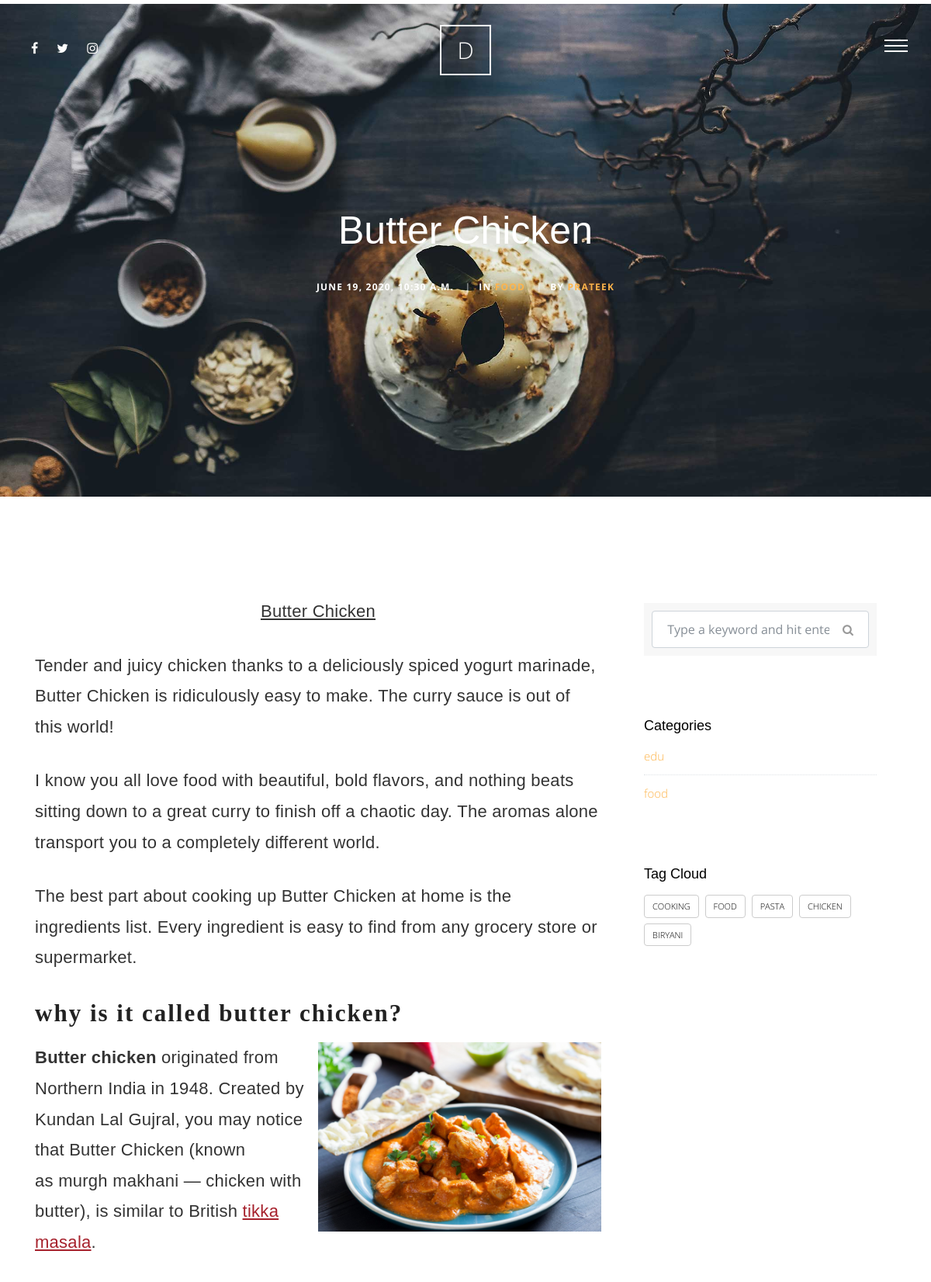
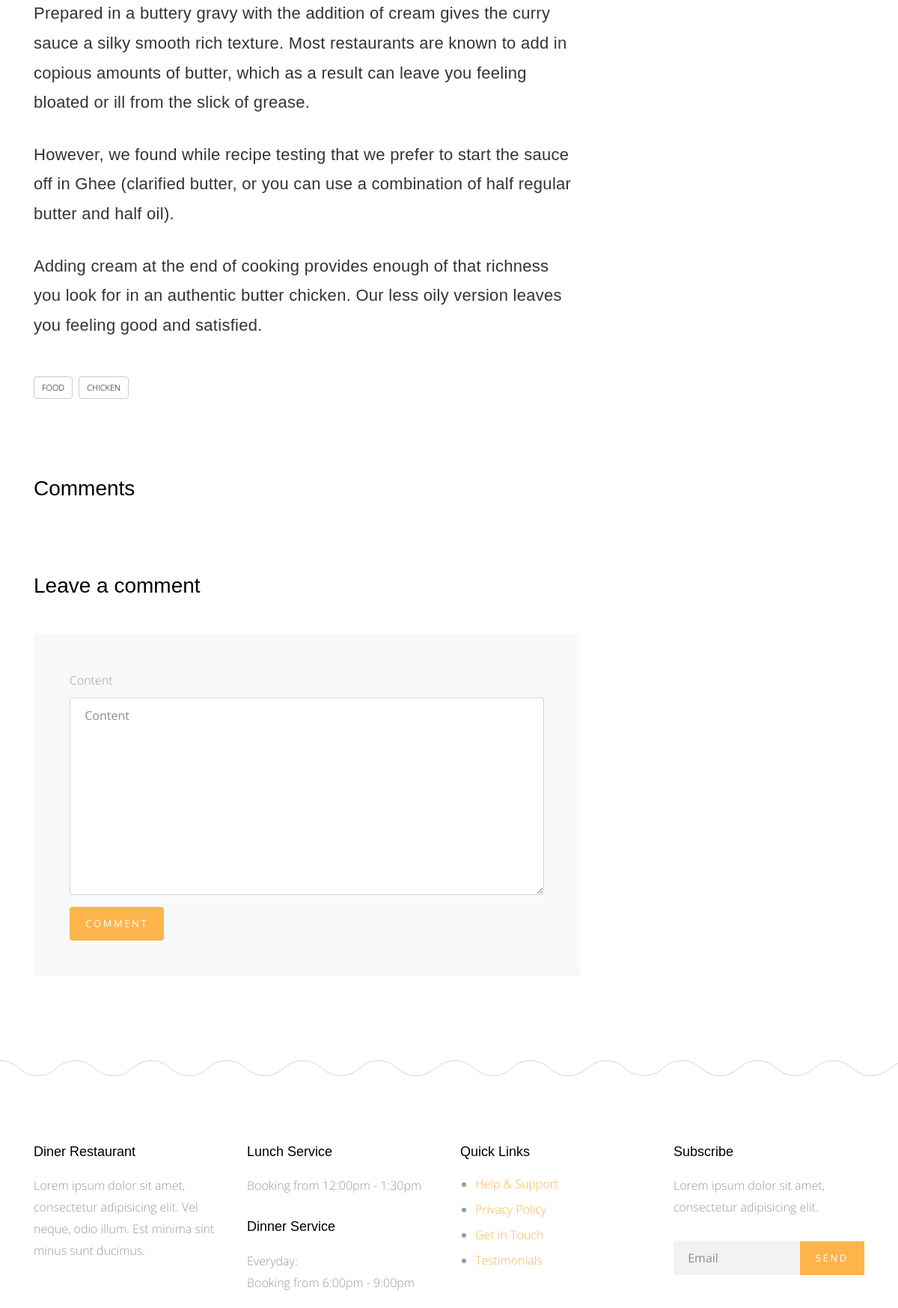
The app's page /blog/5 (upper part) with its own data (2 pictures, top to bottom).
### blog/models.py (models this page shows, shortened)
class Post(models.Model):
    title = models.CharField(max_length=255)
    content = models.TextField()
    image = models.ImageField(upload_to="blog/", blank=True, null=True)
    tags = TaggableManager(blank=True)
    author = models.ForeignKey(User, on_delete=models.CASCADE)
    category = models.ForeignKey('Category', null=True, on_delete=models.SET_NULL)
    created = models.DateTimeField(auto_now_add=True)

class Category(models.Model):
    category_name = models.CharField(max_length=50)
    def __str__(self):
        return self.category_name

### blog/views.py (the view, shortened to what this page needs)
# urls.py: path('<int:pk>', views.post_detail, name="postdetail"),
def post_detail(request, pk):
    post = Post.objects.get(pk=pk)
    categories = Category.objects.all()
    all_tags = Tag.objects.all()
    comments = Comment.objects.filter(post=post)
    comment_form = CommentForm()
    context = {
        "post": post,
        "categories": categories,
        "all_tags": all_tags,
        "comments": comments,
        "comment_form": comment_form
    }
    return render(request, 'blog/blog-single.html', context)

### blog/forms.py
class CommentForm(forms.ModelForm):
    class Meta:
        model = Comment
        fields = [
            'content',
        ]

### blog/templates/blog/blog-single.html (shortened to what this page needs)
{% extends 'base.html' %} {% block content %} {% load static %} {% load bootstrap4 %}
<div class="main-wrap">
    <div class="cover_1 cover_sm">
        <div class="img_bg" style="background-image: url({% static 'img/slider-1.jpg' %});" data-stellar-background-ratio="0.5">
            <div class="container">
                <div class="row align-items-center justify-content-center">
                    <div class="col-md-7 text-center" data-aos="fade-up">
                        <h2 class="heading mb-4">{{post.title}}</h2>
                        <div class="post-info">
                            <div class="date-info">{{post.created}}</div>
                            <div class="category-info"><span class="seperator">|</span>In <a href="#" data-title="View all posts in Lifestyle" title="View all posts in Lifestyle">{{post.category}}</a></div>
                            <div class="author-info"><span class="seperator">|</span>By <a href="#">{{post.author}}</a></div>
                        </div>
                    </div>
                </div>
            </div>
        </div>
    </div>
    <div class="section">
        <div class="container">
            <div class="row">
                <div class="col-md-8">
                    <p>{{post.content|safe}}</p>
                    <div class="tag-widget post-tag-container mb-5 mt-5">
                        <div class="tagcloud">
                            {% for tag in post.tags.all %}
                            <a href="{% url 'postbytag' tag%}" class="tag-cloud-link">{{tag}}</a> {% endfor %}
                        </div>
                    </div>
                    <div class="pt-5 mt-5">
                        <h3 class="mb-5">Comments</h3>
                        <div class="comment-form-wrap pt-5">
                            <h3 class="mb-5">Leave a comment</h3>
                            <form action="" method="POST" class="p-5 bg-light">
                                {% csrf_token %} {% bootstrap_form comment_form %} {% buttons %}
                                <button type="submit" class="btn btn-primary">Comment</button> {% endbuttons %}
                            </form>
                        </div>
                    </div>
                </div>
                <div class="col-md-4 sidebar">
                    <div class="sidebar-box">
                        <form action="{% url 'postlist' %}" method="GET" class="search-form">
                            <div class="form-group">
                                <span class="icon fa fa-search"></span>
                                <input type="text" name="q" value="{{request.Get.q}}" class="form-control" placeholder="Type a keyword and hit enter">
                            </div>
                        </form>
                    </div>
                    <div class="sidebar-box">
                        <div class="categories">
                            <h3>Categories</h3>
                            {% for category in categories %}
                            <li><a href="{% url 'postbycategory' category.category_name %}">{{category.category_name}}</a></li>
                            {% endfor %}
                        </div>
                    </div>
                    <div class="sidebar-box">
                        <h3>Tag Cloud</h3>
                        <div class="tagcloud">
                            {% for tag in all_tags%}
                            <a href="{% url 'postbytag' tag %}" class="tag-cloud-link">{{tag}}</a> {% endfor %}
                        </div>
                    </div>
                </div>
            </div>
        </div>
    </div>
</div>
{% endblock %}

### static/css/style.css (style rules this page uses)
html { overflow-x: hidden; }
body { background: #fff; font-family: "Open Sans", cursive; font-size: 16px; line-height: 1.8; font-weight: 300; color: #999999; }
a { -webkit-transition: .3s all ease; -o-transition: .3s all ease; transition: .3s all ease; text-decoration: none; }
h1, h2, h3, h4, h5 { color: #000; font-family: "Playfair Display", Arial, sans-serif; }
.btn, .form-control { outline: none; }
textarea.form-control { height: inherit; }
.btn { font-size: 13px; text-transform: uppercase; letter-spacing: .2em; }
.btn.btn-primary { color: #fff; border-width: 2px; }
.section { padding: 7em 0; }
.cover_1 { position: relative; }
.cover_1 .img_bg { background-repeat: no-repeat; background-size: cover !important; background-position: center center; }
.cover_1 .img_bg, .cover_1 .img_bg > .container > .row { min-height: 700px; height: 100vh; }
.cover_1.cover_sm .img_bg, .cover_1.cover_sm .img_bg > .container > .row { min-height: 600px; height: 80vh; }
.cover_1 .heading { color: white; font-weight: 300; font-size: 30px; line-height: 1.5; }
@media (min-width: 768px) { .cover_1 .heading { font-size: 50px; line-height: 1.5; } }
.post-info { font-size: 12px; text-transform: uppercase; font-weight: bold; color: #fff; letter-spacing: .1em; }
.post-info > div { display: inline-block; }
.post-info > div .seperator { display: inline-block; margin: 0 10px; opacity: .5; }
.tagcloud a { text-transform: uppercase; display: inline-block; padding: 4px 10px; margin-bottom: 7px; margin-right: 4px; border-radius: 4px; color: #000; border: 1px solid #ccc; font-size: 11px; }
.comment-form-wrap { clear: both; }
.search-form { background: #f7f7f7; padding: 10px; }
.search-form .form-group { position: relative; }
.search-form .form-group input { padding-right: 50px; }
.search-form .icon { position: absolute; top: 50%; right: 20px; -webkit-transform: translateY(-50%); -ms-transform: translateY(-50%); transform: translateY(-50%); }
.sidebar-box { margin-bottom: 30px; padding: 25px; font-size: 15px; width: 100%; float: left; background: #fff; }
.sidebar-box *:last-child { margin-bottom: 0; }
.sidebar-box h3 { font-size: 18px; margin-bottom: 15px; }
.categories li, .sidelink li { position: relative; margin-bottom: 10px; padding-bottom: 10px; border-bottom: 1px dotted #dee2e6; list-style: none; }
.categories li:last-child, .sidelink li:last-child { margin-bottom: 0; border-bottom: none; padding-bottom: 0; }
.categories li a, .sidelink li a { display: block; }

### records on screen
Post: title "Butter Chicken", created "JUNE 19, 2020, 10:30 A.M.", category "FOOD", author "PRATEEK", content "Butter Chicken Tender and juicy chicken thanks to a deliciously spiced yogurt marinade, Butter Chicken is ridiculously easy to make. The curry sauce is out of this world! I know you all love food with beautiful, bold flavors, and nothing beats sitting down to a great curry to finish off a chaotic day. The aromas alone transport you to a completely different world. The best part about cooking up Butter Chicken at home is the ingredients list. Every ingredient is easy to find from any grocery store or supermarket. why is it called butter chicken? Butter chicken originated from Northern India in 1948. Created by Kundan Lal Gujral, you may notice that Butter Chicken (known as murgh makhani —…", content (picture)
Tag: name "FOOD"
Tag: name "CHICKEN"
Category: category_name "edu"
Category: category_name "food"
Tag: name "COOKING"
Tag: name "PASTA"
Tag: name "BIRYANI"
